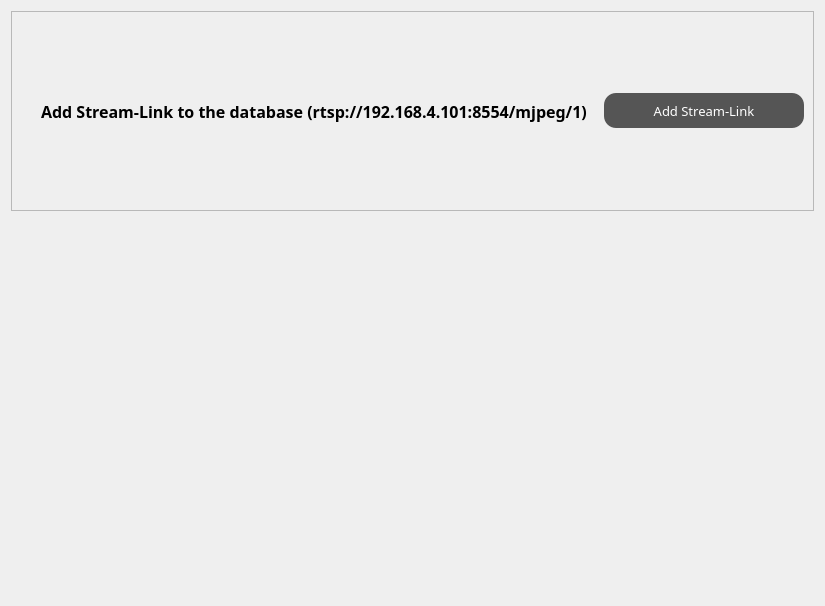
            <widget class="QWidget" name="settings_page">
             <layout class="QVBoxLayout" name="verticalLayout_15">
              <item>
               <widget class="QFrame" name="frame_25">
                <property name="sizePolicy">
                 <sizepolicy hsizetype="Preferred" vsizetype="Preferred">
                  <horstretch>0</horstretch>
                  <verstretch>0</verstretch>
                 </sizepolicy>
                </property>
                <property name="minimumSize">
                 <size>
                  <width>0</width>
                  <height>200</height>
                 </size>
                </property>
                <property name="frameShape">
                 <enum>QFrame::StyledPanel</enum>
                </property>
                <property name="frameShadow">
                 <enum>QFrame::Raised</enum>
                </property>
                <layout class="QHBoxLayout" name="horizontalLayout_23">
                 <property name="spacing">
                  <number>12</number>
                 </property>
                 <item>
                  <widget class="QLabel" name="label_2">
                   <property name="sizePolicy">
                    <sizepolicy hsizetype="Preferred" vsizetype="Preferred">
                     <horstretch>0</horstretch>
                     <verstretch>0</verstretch>
                    </sizepolicy>
                   </property>
                   <property name="font">
                    <font>
                     <family>Segoe UI Semibold</family>
                     <pointsize>12</pointsize>
                     <weight>75</weight>
                     <bold>true</bold>
                    </font>
                   </property>
                   <property name="styleSheet">
                    <string notr="true">margin-left: 16px;</string>
                   </property>
                   <property name="text">
                    <string>Add Stream-Link to the database (rtsp://192.168.4.101:8554/mjpeg/1)</string>
                   </property>
                  </widget>
                 </item>
                 <item>
                  <widget class="QPushButton" name="stream_link">
                   <property name="sizePolicy">
                    <sizepolicy hsizetype="Minimum" vsizetype="Fixed">
                     <horstretch>0</horstretch>
                     <verstretch>0</verstretch>
                    </sizepolicy>
                   </property>
                   <property name="minimumSize">
                    <size>
                     <width>200</width>
                     <height>35</height>
                    </size>
                   </property>
                   <property name="maximumSize">
                    <size>
                     <width>200</width>
                     <height>16777215</height>
                    </size>
                   </property>
                   <property name="font">
                    <font>
                     <family>Segoe UI Semibold</family>
                     <pointsize>10</pointsize>
                    </font>
                   </property>
                   <property name="styleSheet">
                    <string notr="true">QPushButton {
            background-color: #555555;
            color: #FFFFFF;
            border: none;
            border-radius: 12px;
            padding: 8px;
            }

            QPushButton:hover {background-color: #333333;}</string>
                   </property>
                   <property name="text">
                    <string>Add Stream-Link</string>
                   </property>
                  </widget>
                 </item>
                </layout>
               </widget>
              </item>
              <item>
               <spacer name="verticalSpacer_2">
                <property name="orientation">
                 <enum>Qt::Vertical</enum>
                </property>
                <property name="sizeHint" stdset="0">
                 <size>
                  <width>20</width>
                  <height>384</height>
                 </size>
                </property>
               </spacer>
              </item>
             </layout>
            </widget>
